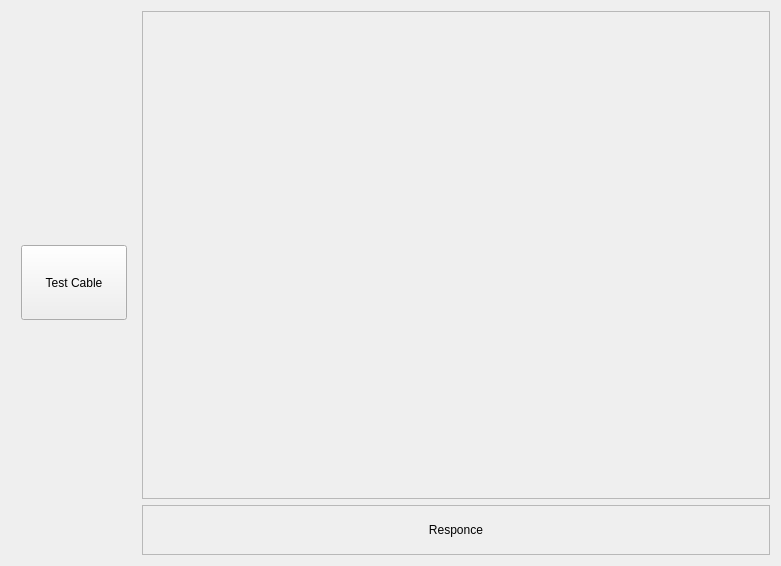
<?xml version="1.0" encoding="UTF-8"?>
<ui version="4.0">
 <class>build_tab</class>
 <widget class="QWidget" name="build_tab">
  <property name="geometry">
   <rect>
    <x>0</x>
    <y>0</y>
    <width>781</width>
    <height>566</height>
   </rect>
  </property>
  <layout class="QGridLayout" name="gridLayout_5">
   <item row="0" column="1">
    <widget class="QScrollArea" name="cable_scrollArea">
     <property name="widgetResizable">
      <bool>true</bool>
     </property>
     <property name="alignment">
      <set>Qt::AlignLeading|Qt::AlignLeft|Qt::AlignVCenter</set>
     </property>
     <widget class="QWidget" name="cable_component_area">
      <property name="geometry">
       <rect>
        <x>0</x>
        <y>0</y>
        <width>630</width>
        <height>490</height>
       </rect>
      </property>
      <property name="layoutDirection">
       <enum>Qt::LeftToRight</enum>
      </property>
      <layout class="QVBoxLayout" name="cable_layout">
       <property name="spacing">
        <number>0</number>
       </property>
       <property name="sizeConstraint">
        <enum>QLayout::SetFixedSize</enum>
       </property>
      </layout>
     </widget>
    </widget>
   </item>
   <item row="0" column="0" rowspan="2">
    <widget class="QWidget" name="widget_4" native="true">
     <property name="minimumSize">
      <size>
       <width>125</width>
       <height>0</height>
      </size>
     </property>
     <property name="maximumSize">
      <size>
       <width>125</width>
       <height>16777215</height>
      </size>
     </property>
     <layout class="QVBoxLayout" name="verticalLayout_4">
      <property name="leftMargin">
       <number>10</number>
      </property>
      <item>
       <widget class="QPushButton" name="test_cable_btn">
        <property name="minimumSize">
         <size>
          <width>0</width>
          <height>75</height>
         </size>
        </property>
        <property name="text">
         <string>Test Cable</string>
        </property>
       </widget>
      </item>
     </layout>
    </widget>
   </item>
   <item row="1" column="1">
    <widget class="QLabel" name="response_text">
     <property name="minimumSize">
      <size>
       <width>0</width>
       <height>50</height>
      </size>
     </property>
     <property name="layoutDirection">
      <enum>Qt::LeftToRight</enum>
     </property>
     <property name="frameShape">
      <enum>QFrame::StyledPanel</enum>
     </property>
     <property name="lineWidth">
      <number>1</number>
     </property>
     <property name="text">
      <string>Responce</string>
     </property>
     <property name="textFormat">
      <enum>Qt::AutoText</enum>
     </property>
     <property name="alignment">
      <set>Qt::AlignCenter</set>
     </property>
    </widget>
   </item>
  </layout>
 </widget>
 <resources/>
 <connections/>
</ui>
